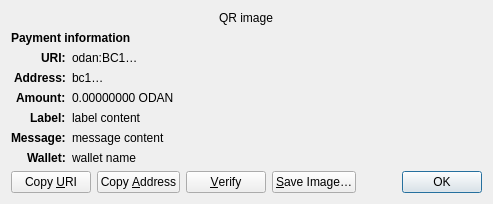
<?xml version="1.0" encoding="UTF-8"?>
<ui version="4.0">
 <class>ReceiveRequestDialog</class>
 <widget class="QDialog" name="ReceiveRequestDialog">
  <property name="geometry">
   <rect>
    <x>0</x>
    <y>0</y>
    <width>413</width>
    <height>229</height>
   </rect>
  </property>
  <property name="windowTitle">
   <string>Request payment to …</string>
  </property>
  <layout class="QGridLayout" name="gridLayout" columnstretch="0,1">
   <property name="sizeConstraint">
    <enum>QLayout::SetFixedSize</enum>
   </property>
   <item row="0" column="0" colspan="2" alignment="Qt::AlignHCenter">
    <widget class="QRImageWidget" name="qr_code">
     <property name="text">
      <string notr="true">QR image</string>
     </property>
     <property name="textInteractionFlags">
      <set>Qt::NoTextInteraction</set>
     </property>
    </widget>
   </item>
   <item row="1" column="0" colspan="2">
    <widget class="QLabel" name="payment_header">
     <property name="font">
      <font>
       <weight>75</weight>
       <bold>true</bold>
      </font>
     </property>
     <property name="text">
      <string>Payment information</string>
     </property>
     <property name="textInteractionFlags">
      <set>Qt::NoTextInteraction</set>
     </property>
    </widget>
   </item>
   <item row="2" column="0" alignment="Qt::AlignRight|Qt::AlignTop">
    <widget class="QLabel" name="uri_tag">
     <property name="font">
      <font>
       <weight>75</weight>
       <bold>true</bold>
      </font>
     </property>
     <property name="text">
      <string notr="true">URI:</string>
     </property>
     <property name="textFormat">
      <enum>Qt::PlainText</enum>
     </property>
     <property name="textInteractionFlags">
      <set>Qt::NoTextInteraction</set>
     </property>
    </widget>
   </item>
   <item row="2" column="1" alignment="Qt::AlignTop">
    <widget class="QLabel" name="uri_content">
     <property name="text">
      <string notr="true">odan:BC1…</string>
     </property>
     <property name="textFormat">
      <enum>Qt::RichText</enum>
     </property>
     <property name="wordWrap">
      <bool>true</bool>
     </property>
     <property name="textInteractionFlags">
      <set>Qt::TextSelectableByMouse</set>
     </property>
    </widget>
   </item>
   <item row="3" column="0" alignment="Qt::AlignRight|Qt::AlignTop">
    <widget class="QLabel" name="address_tag">
     <property name="font">
      <font>
       <weight>75</weight>
       <bold>true</bold>
      </font>
     </property>
     <property name="text">
      <string>Address:</string>
     </property>
     <property name="textInteractionFlags">
      <set>Qt::NoTextInteraction</set>
     </property>
    </widget>
   </item>
   <item row="3" column="1" alignment="Qt::AlignTop">
    <widget class="QLabel" name="address_content">
     <property name="text">
      <string notr="true">bc1…</string>
     </property>
     <property name="textFormat">
      <enum>Qt::PlainText</enum>
     </property>
     <property name="textInteractionFlags">
      <set>Qt::TextSelectableByMouse</set>
     </property>
    </widget>
   </item>
   <item row="4" column="0" alignment="Qt::AlignRight|Qt::AlignTop">
    <widget class="QLabel" name="amount_tag">
     <property name="font">
      <font>
       <weight>75</weight>
       <bold>true</bold>
      </font>
     </property>
     <property name="text">
      <string>Amount:</string>
     </property>
     <property name="textInteractionFlags">
      <set>Qt::NoTextInteraction</set>
     </property>
    </widget>
   </item>
   <item row="4" column="1" alignment="Qt::AlignTop">
    <widget class="QLabel" name="amount_content">
     <property name="text">
      <string notr="true">0.00000000 ODAN</string>
     </property>
     <property name="textFormat">
      <enum>Qt::PlainText</enum>
     </property>
     <property name="textInteractionFlags">
      <set>Qt::TextSelectableByMouse</set>
     </property>
    </widget>
   </item>
   <item row="5" column="0" alignment="Qt::AlignRight|Qt::AlignTop">
    <widget class="QLabel" name="label_tag">
     <property name="font">
      <font>
       <weight>75</weight>
       <bold>true</bold>
      </font>
     </property>
     <property name="text">
      <string>Label:</string>
     </property>
     <property name="textInteractionFlags">
      <set>Qt::NoTextInteraction</set>
     </property>
    </widget>
   </item>
   <item row="5" column="1" alignment="Qt::AlignTop">
    <widget class="QLabel" name="label_content">
     <property name="text">
      <string notr="true">label content</string>
     </property>
     <property name="textFormat">
      <enum>Qt::PlainText</enum>
     </property>
     <property name="wordWrap">
      <bool>true</bool>
     </property>
     <property name="textInteractionFlags">
      <set>Qt::TextSelectableByMouse</set>
     </property>
    </widget>
   </item>
   <item row="6" column="0" alignment="Qt::AlignRight|Qt::AlignTop">
    <widget class="QLabel" name="message_tag">
     <property name="font">
      <font>
       <weight>75</weight>
       <bold>true</bold>
      </font>
     </property>
     <property name="text">
      <string>Message:</string>
     </property>
     <property name="textInteractionFlags">
      <set>Qt::NoTextInteraction</set>
     </property>
    </widget>
   </item>
   <item row="6" column="1" alignment="Qt::AlignTop">
    <widget class="QLabel" name="message_content">
     <property name="text">
      <string notr="true">message content</string>
     </property>
     <property name="textFormat">
      <enum>Qt::PlainText</enum>
     </property>
     <property name="wordWrap">
      <bool>true</bool>
     </property>
     <property name="textInteractionFlags">
      <set>Qt::TextSelectableByMouse</set>
     </property>
    </widget>
   </item>
   <item row="7" column="0" alignment="Qt::AlignRight|Qt::AlignTop">
    <widget class="QLabel" name="wallet_tag">
     <property name="font">
      <font>
       <weight>75</weight>
       <bold>true</bold>
      </font>
     </property>
     <property name="text">
      <string>Wallet:</string>
     </property>
     <property name="textInteractionFlags">
      <set>Qt::NoTextInteraction</set>
     </property>
    </widget>
   </item>
   <item row="7" column="1" alignment="Qt::AlignTop">
    <widget class="QLabel" name="wallet_content">
     <property name="text">
      <string notr="true">wallet name</string>
     </property>
     <property name="textFormat">
      <enum>Qt::PlainText</enum>
     </property>
     <property name="wordWrap">
      <bool>true</bool>
     </property>
     <property name="textInteractionFlags">
      <set>Qt::TextSelectableByMouse</set>
     </property>
    </widget>
   </item>
   <item row="8" column="0" colspan="2">
    <layout class="QHBoxLayout" name="horizontalLayout">
     <item>
      <widget class="QPushButton" name="btnCopyURI">
       <property name="text">
        <string>Copy &amp;URI</string>
       </property>
       <property name="autoDefault">
        <bool>false</bool>
       </property>
      </widget>
     </item>
     <item>
      <widget class="QPushButton" name="btnCopyAddress">
       <property name="text">
        <string>Copy &amp;Address</string>
       </property>
       <property name="autoDefault">
        <bool>false</bool>
       </property>
      </widget>
     </item>
     <item>
      <widget class="QPushButton" name="btnVerify">
       <property name="text">
        <string>&amp;Verify</string>
       </property>
       <property name="toolTip">
        <string>Verify this address on e.g. a hardware wallet screen</string>
       </property>
       <property name="autoDefault">
        <bool>false</bool>
       </property>
      </widget>
     </item>
     <item>
      <widget class="QPushButton" name="btnSaveAs">
       <property name="text">
        <string>&amp;Save Image…</string>
       </property>
       <property name="autoDefault">
        <bool>false</bool>
       </property>
      </widget>
     </item>
     <item>
      <spacer name="horizontalSpacer_2">
       <property name="orientation">
        <enum>Qt::Horizontal</enum>
       </property>
       <property name="sizeHint" stdset="0">
        <size>
         <width>40</width>
         <height>20</height>
        </size>
       </property>
      </spacer>
     </item>
     <item>
      <widget class="QDialogButtonBox" name="buttonBox">
       <property name="focusPolicy">
        <enum>Qt::StrongFocus</enum>
       </property>
       <property name="standardButtons">
        <set>QDialogButtonBox::Ok</set>
       </property>
      </widget>
     </item>
    </layout>
   </item>
  </layout>
 </widget>
 <customwidgets>
  <customwidget>
   <class>QRImageWidget</class>
   <extends>QLabel</extends>
   <header>qt/qrimagewidget.h</header>
  </customwidget>
 </customwidgets>
 <tabstops>
  <tabstop>buttonBox</tabstop>
  <tabstop>btnCopyURI</tabstop>
  <tabstop>btnCopyAddress</tabstop>
  <tabstop>btnSaveAs</tabstop>
 </tabstops>
 <resources/>
 <connections>
  <connection>
   <sender>buttonBox</sender>
   <signal>accepted()</signal>
   <receiver>ReceiveRequestDialog</receiver>
   <slot>accept()</slot>
   <hints>
    <hint type="sourcelabel">
     <x>135</x>
     <y>230</y>
    </hint>
    <hint type="destinationlabel">
     <x>135</x>
     <y>126</y>
    </hint>
   </hints>
  </connection>
 </connections>
</ui>
